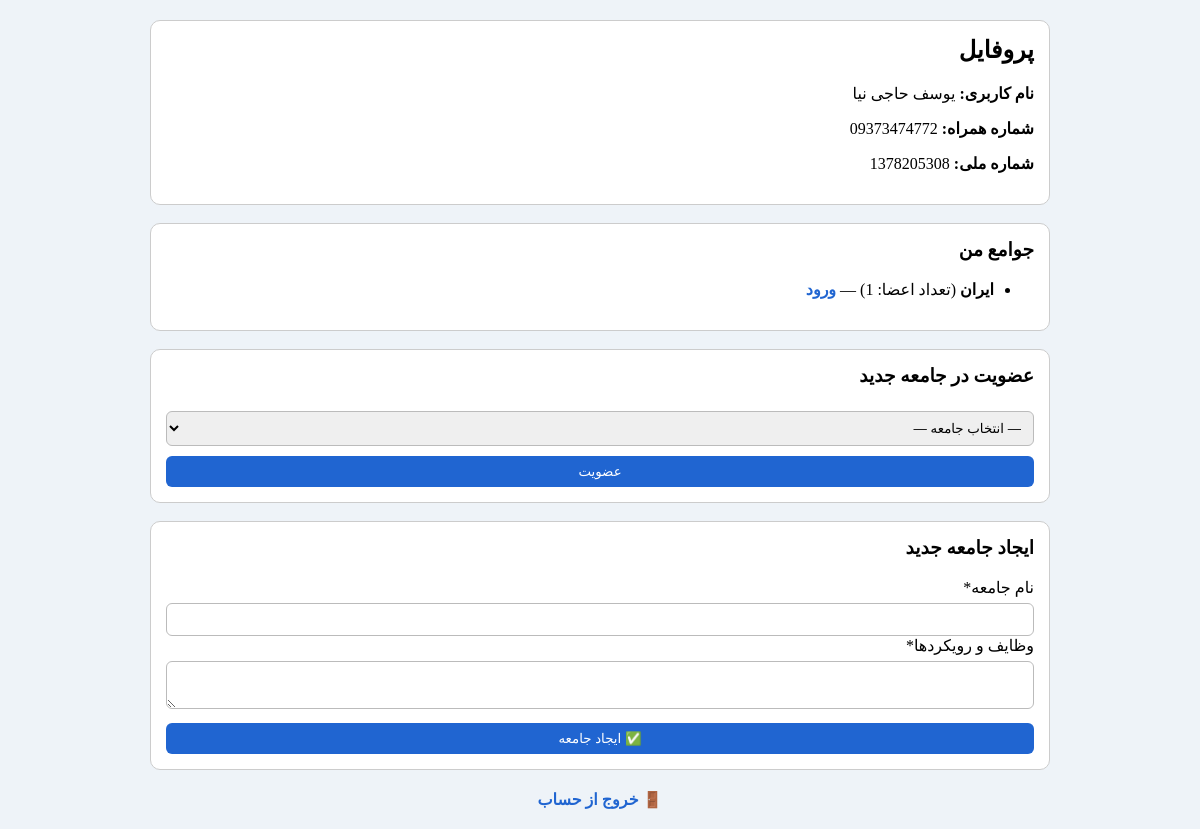
Screenshot of /profile_exam.php (signed in) with the database file from the repository.
### tables this page shows
CREATE TABLE `users` (
  `id` int(11) NOT NULL,
  `username` varchar(100) NOT NULL,
  `phone` varchar(20) NOT NULL,
  `national_id` varchar(20) NOT NULL,
  `password` varchar(255) NOT NULL,
  `bio` text DEFAULT NULL,
  `community_id` int(11) DEFAULT NULL,
  `created_at` timestamp NOT NULL DEFAULT current_timestamp()
);

CREATE TABLE `communities` (
  `id` int(11) NOT NULL,
  `name` varchar(255) NOT NULL,
  `approach` text NOT NULL,
  `description` text DEFAULT NULL,
  `creator_id` int(11) NOT NULL,
  `members_count` int(11) DEFAULT 0,
  `created_at` timestamp NOT NULL DEFAULT current_timestamp()
);

### profile_exam.php (the view, shortened to what this page needs)
<?php
include "db.php";
$user_id = (int)$_SESSION['user_id'];
$ust = $conn->prepare("SELECT username, phone, national_id FROM users WHERE id=?");
$ust->bind_param("i", $user_id);
$ust->execute();
$user = $ust->get_result()->fetch_assoc();
?>
<!DOCTYPE html>
<html lang="fa" dir="rtl">
<head>
</head>
<body>
<div class="container">
<div class="box">
<h2>پروفایل</h2>
<p><strong>نام کاربری:</strong> <?=htmlspecialchars($user['username'])?></p>
<p><strong>شماره همراه:</strong> <?=htmlspecialchars($user['phone'])?></p>
<p><strong>شماره ملی:</strong> <?=htmlspecialchars($user['national_id'])?></p>
</div>
<div class="box">
<h3>جوامع من</h3>
<?php
$mq = $conn->prepare("
SELECT c.id, c.name, c.approach, c.members_count
FROM community_members m
JOIN communities c ON m.community_id=c.id
WHERE m.user_id=?
ORDER BY c.name
");
$mq->bind_param("i", $user_id);
$mq->execute();
$user_comms = $mq->get_result();
if($user_comms->num_rows>0): ?>
<ul>
<?php while($uc=$user_comms->fetch_assoc()): ?>
    <li>
        <strong><?=htmlspecialchars($uc['name'])?></strong>
        (تعداد اعضا: <?= (int)$uc['members_count'] ?>)
        — <a href="community.php?id=<?=$uc['id']?>">ورود</a>
    </li>
<?php endwhile; ?>
</ul>
<?php else: ?>
<p>هنوز عضو هیچ جامعه‌ای نیستید.</p>
<?php endif; ?>
</div>
<div class="box">
<h3>عضویت در جامعه جدید</h3>
<form action="join_community.php" method="post">
<select name="community_id" required>
<option value="">— انتخاب جامعه —</option>
</select>
<button type="submit">عضویت</button>
</form>
</div>
<div class="box">
<h3>ایجاد جامعه جدید</h3>
<form action="create_community.php" method="post">
<label>نام جامعه*</label>
<input type="text" name="community_name" required>
<label>وظایف و رویکردها*</label>
<textarea name="community_approach" required></textarea>
<button type="submit">✅ ایجاد جامعه</button>
</form>
</div>
<div style="text-align:center;margin-top:20px">
<a href="logout.php">🚪 خروج از حساب</a>
</div>
</div>
</body>
</html>

### profile_exam.php (style rules this page uses)
body { font-family:tahoma;background:#eef3f8;margin:0;padding:20px }
.container { max-width:900px;margin:0 auto }
.box { background:#fff;border:1px solid #ccc;border-radius:10px;padding:15px;margin-bottom:18px }
h2,h3 { margin-top:0 }
input,select,textarea,button { width:100%;padding:8px;margin-top:6px;border-radius:6px;border:1px solid #bbb;box-sizing:border-box }
button { background:#2065d1;color:#fff;cursor:pointer;border:none;margin-top:10px }
a { text-decoration:none;color:#2065d1;font-weight:bold }

### rows the page displays
users: username "یوسف حاجی نیا", phone "09373474772", national "1378205308"
communities: name "ایران", members_count "1"
